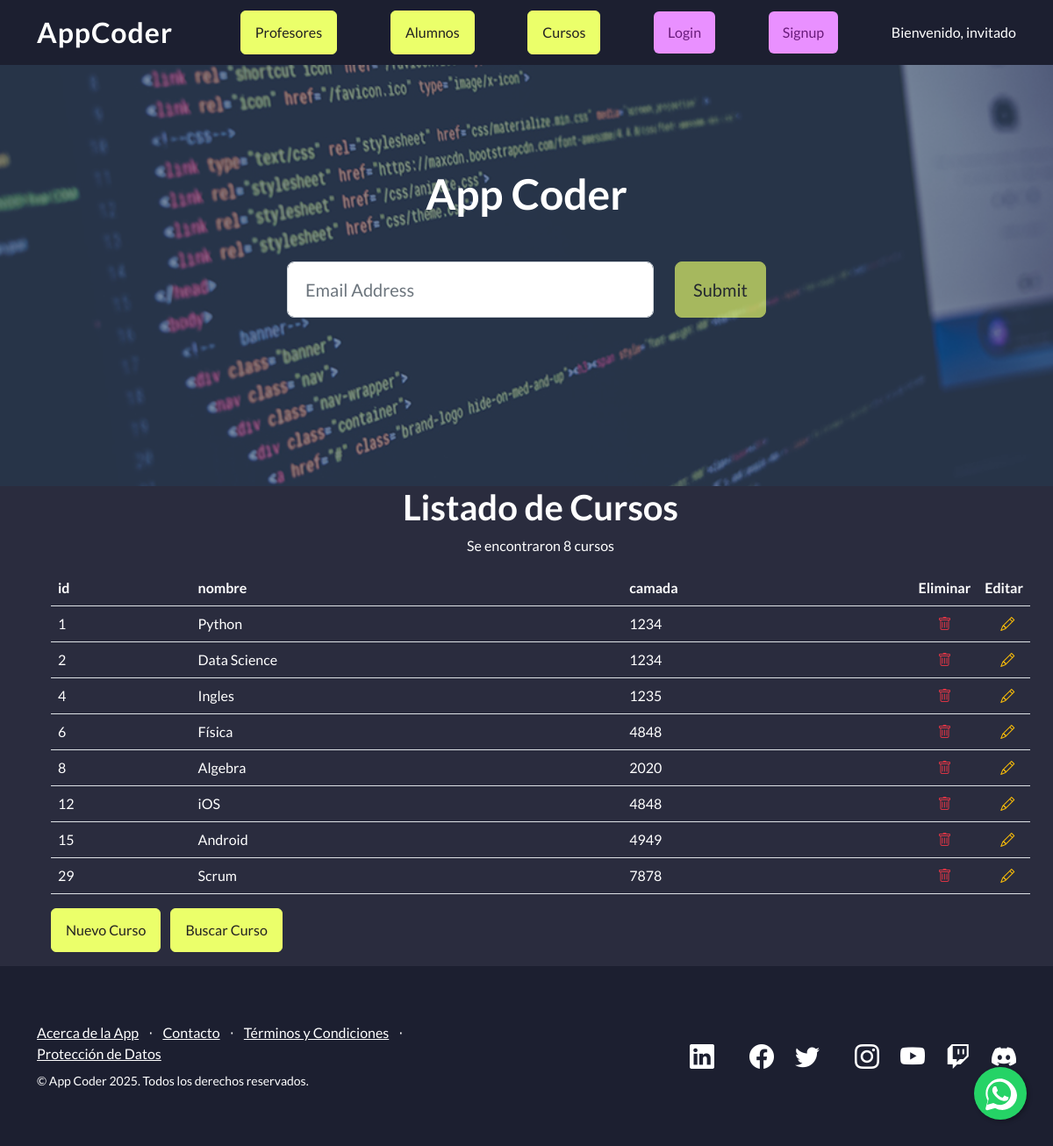
The page /AppCoder/cursos/ on the database its author committed.
### AppCoder/models.py (models this page shows, shortened)
class Curso(models.Model):
    nombre = models.CharField(max_length=40)
    camada = models.IntegerField()

### AppCoder/views.py (the view)
# urls.py: path('cursos/', views.cursos, name='cursos'),
def cursos(request):
    cursos_list = Curso.objects.all()
    cursos_dictionary = {
        "cursos": cursos_list
    }
    plantilla = loader.get_template("cursos.html")
    documento = plantilla.render(cursos_dictionary, request)
    return HttpResponse(documento)

### AppCoder/template/cursos.html
{% extends "padre.html" %}
{% load static %}
{% block contenido %}
<ul>
    <h1 class="text-center">Listado de Cursos</h1>
    <p class="text-center">Se encontraron {{cursos|length}} cursos</p>
    <main class="container text-white">
        <table class="table text-white">
            <tr>
                <th>id</th>
                <th>nombre</th>
                <th>camada</th>
                <th style="width: 50px;">Eliminar</th>
                <th style="width: 50px;">Editar</th>
            </tr>
            {% for curso in cursos %}
            <tr>
                <td>{{ curso.id }}</td>
                <td>{{ curso.nombre }}</td>
                <td>{{ curso.camada }}</td>
                <td class="text-center">
                    <a href="{% url 'eliminar_curso' curso.id %}" title="Eliminar" onclick="return confirm('¿Seguro que deseas eliminar este curso?');">
                        <i class="bi bi-trash text-danger"></i>
                    </a>
                </td>
                <td class="text-center">
                    <a href="{% url 'editar_curso' curso.id %}" title="Editar" class="ms-2">
                        <i class="bi bi-pencil text-warning"></i>
                    </a>
                </td>
            </tr>
            {% endfor %}
        </table>
        <a href ="{% url 'curso_formulario' %}" class="btn btn-primary me-2">Nuevo Curso</a>
        <a href ="{% url 'buscar_curso' %}" class="btn btn-primary">Buscar Curso</a>
    </main>
</ul>
{% endblock %}

### AppCoder/template/padre.html (style rules this page uses)
body { background-color: rgb(42, 44, 62) !important; color: #fff !important; }
.btn-primary { background-color: rgb(235, 255, 106) !important; border-color: rgb(235, 255, 106) !important; color: #222 !important; }

### rows shown on the page
Curso: id "1", nombre "Python", camada "1234"
Curso: id "2", nombre "Data Science", camada "1234"
Curso: id "4", nombre "Ingles", camada "1235"
Curso: id "6", nombre "Física", camada "4848"
Curso: id "8", nombre "Algebra", camada "2020"
Curso: id "12", nombre "iOS", camada "4848"
Curso: id "15", nombre "Android", camada "4949"
Curso: id "29", nombre "Scrum", camada "7878"

### other values the page prints
{{ cursos|length }} "8"
